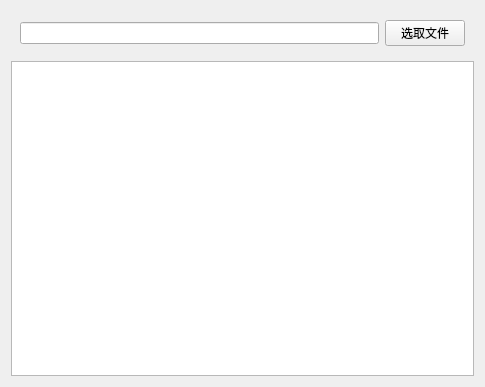
<?xml version="1.0" encoding="UTF-8"?>
<ui version="4.0">
 <class>Widget</class>
 <widget class="QWidget" name="Widget">
  <property name="geometry">
   <rect>
    <x>0</x>
    <y>0</y>
    <width>485</width>
    <height>387</height>
   </rect>
  </property>
  <property name="windowTitle">
   <string>Widget</string>
  </property>
  <layout class="QVBoxLayout" name="verticalLayout">
   <item>
    <widget class="QWidget" name="widget" native="true">
     <layout class="QHBoxLayout" name="horizontalLayout">
      <item>
       <widget class="QLineEdit" name="lineEdit"/>
      </item>
      <item>
       <widget class="QPushButton" name="pushButton">
        <property name="text">
         <string>选取文件</string>
        </property>
       </widget>
      </item>
     </layout>
    </widget>
   </item>
   <item>
    <widget class="QTextEdit" name="textEdit"/>
   </item>
  </layout>
 </widget>
 <resources/>
 <connections/>
</ui>
